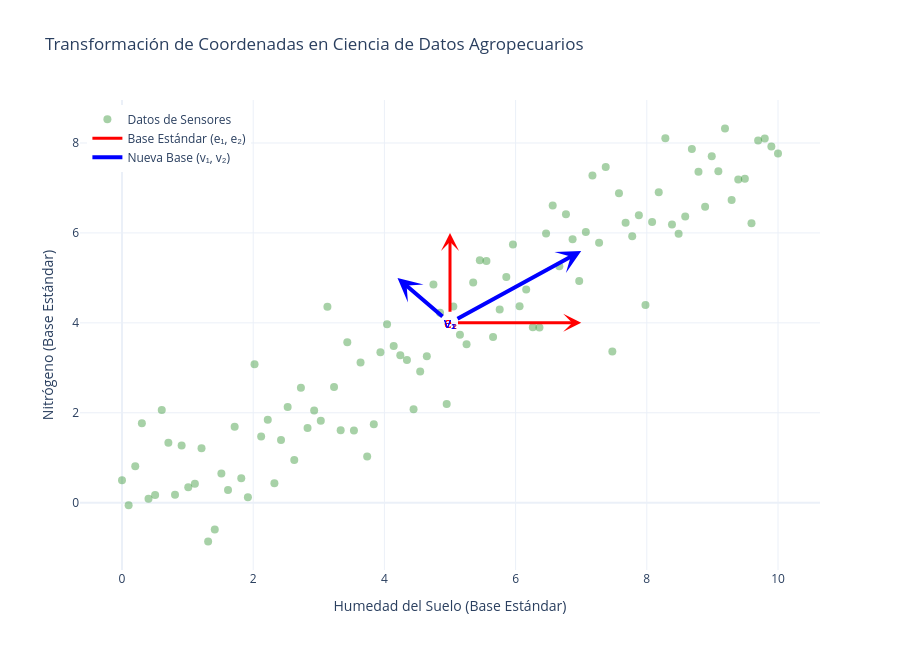

Source (notebook cell):
### Markdown cell above
# Script de Python con Plotly

### Code cell
import numpy as np
import plotly.graph_objects as go

# 1. Generación de datos sintéticos (Simulación de sensores: Humedad vs Nitrógeno)
np.random.seed(42)
x = np.linspace(0, 10, 100) # Humedad del suelo
y = 0.8 * x + np.random.normal(0, 1, 100) # 
data = np.vstack((x, y)).T

# 2. Definición de parámetros
origin = [5, 4]  # Centroide
v1 = np.array([2, 1.6])  # Dirección de mayor varianza
v2 = np.array([-0.8, 1]) # Dirección ortogonal

# 3. Creación de la figura
fig = go.Figure()

# Dispersión de datos originales
fig.add_trace(go.Scatter(
    x=x, y=y, mode='markers',
    marker=dict(color='rgba(34, 139, 34, 0.4)', size=8),
    name='Datos de Sensores'
))

# --- LEYENDAS PARA VECTORES (Traces invisibles para activar la leyenda) ---
fig.add_trace(go.Scatter(
    x=[None], y=[None], mode='lines',
    line=dict(color='red', width=3),
    name='Base Estándar (e₁, e₂)'
))

fig.add_trace(go.Scatter(
    x=[None], y=[None], mode='lines',
    line=dict(color='blue', width=4),
    name='Nueva Base (v₁, v₂)'
))

# --- ANOTACIONES (Vectores visuales) ---
# Vector de Base Estándar (Eje X)
fig.add_annotation(x=origin[0]+2, y=origin[1], ax=origin[0], ay=origin[1],
                   xref="x", yref="y", axref="x", ayref="y",
                   showarrow=True, arrowhead=3, arrowsize=1, arrowwidth=3, arrowcolor="red",
                   text="e₁", font=dict(color="red", size=14))

# Vector de Base Estándar (Eje Y)
fig.add_annotation(x=origin[0], y=origin[1]+2, ax=origin[0], ay=origin[1],
                   xref="x", yref="y", axref="x", ayref="y",
                   showarrow=True, arrowhead=3, arrowsize=1, arrowwidth=3, arrowcolor="red",
                   text="e₂", font=dict(color="red", size=14))

# Vector Nueva Base 1
fig.add_annotation(x=origin[0]+v1[0], y=origin[1]+v1[1], ax=origin[0], ay=origin[1],
                   xref="x", yref="y", axref="x", ayref="y",
                   showarrow=True, arrowhead=3, arrowsize=1, arrowwidth=4, arrowcolor="blue",
                   text="v₁", font=dict(color="blue", size=14))

# Vector Nueva Base 2
fig.add_annotation(x=origin[0]+v2[0], y=origin[1]+v2[1], ax=origin[0], ay=origin[1],
                   xref="x", yref="y", axref="x", ayref="y",
                   showarrow=True, arrowhead=3, arrowsize=1, arrowwidth=4, arrowcolor="blue",
                   text="v₂", font=dict(color="blue", size=14))

# Configuración estética
fig.update_layout(
    title="Transformación de Coordenadas en Ciencia de Datos Agropecuarios",
    xaxis_title="Humedad del Suelo (Base Estándar)",
    yaxis_title="Nitrógeno (Base Estándar)",
    template="plotly_white",
    legend=dict(yanchor="top", y=0.99, xanchor="left", x=0.01),
    width=900,
    height=650
)

fig.show()
fig.write_image(r"C:\Users\marco\Downloads\transformacion_coordenadas_agro.png")

### Figure 1 — Plotly figure (JSON) as saved in the notebook; plotly's stock layout.template omitted (floating-point values rounded to 4 significant figures)
{"data": [{"marker": {"color": "rgba(34, 139, 34, 0.4)", "size": 8}, "mode": "markers", "name": "Datos de Sensores", "type": "scatter", "x": [0.0, 0.101, 0.202, 0.303, 0.404, 0.5051, 0.6061, 0.7071, 0.8081, 0.9091, 1.01, 1.111, 1.212, 1.313, 1.414, 1.515, 1.616, 1.717, 1.818, 1.919, 2.02, 2.121, 2.222, 2.323, 2.424, 2.525, 2.626, 2.727, 2.828, 2.929, 3.03, 3.131, 3.232, 3.333, 3.434, 3.535, 3.636, 3.737, 3.838, 3.939, 4.04, 4.141, 4.242, 4.343, 4.444, 4.545, 4.646, 4.747, 4.848, 4.949, 5.051, 5.152, 5.253, 5.354, 5.455, 5.556, 5.657, 5.758, 5.859, 5.96, 6.061, 6.162, 6.263, 6.364, 6.465, 6.566, 6.667, 6.768, 6.869, 6.97, 7.071, 7.172, 7.273, 7.374, 7.475, 7.576, 7.677, 7.778, 7.879, 7.98, 8.081, 8.182, 8.283, 8.384, 8.485, 8.586, 8.687, 8.788, 8.889, 8.99, 9.091, 9.192, 9.293, 9.394, 9.495, 9.596, 9.697, 9.798, 9.899, 10.0], "y": [0.4967, -0.05746, 0.8093, 1.765, 0.08908, 0.1699, 2.064, 1.333, 0.177, 1.27, 0.3447, 0.4232, 1.212, -0.8628, -0.5936, 0.6498, 0.2801, 1.688, 0.5465, 0.123, 3.082, 1.471, 1.845, 0.4338, 1.395, 2.131, 0.95, 2.558, 1.662, 2.052, 1.823, 4.357, 2.572, 1.609, 3.57, 1.607, 3.118, 1.03, 1.743, 3.348, 3.971, 3.484, 3.278, 3.174, 2.077, 2.917, 3.257, 4.855, 4.222, 2.197, 4.364, 3.736, 3.525, 4.895, 5.395, 5.376, 3.686, 4.297, 5.018, 5.743, 4.369, 4.744, 3.904, 3.895, 5.984, 6.609, 5.261, 6.418, 5.857, 4.931, 6.018, 7.275, 5.782, 7.464, 3.36, 6.883, 6.228, 5.923, 6.395, 4.396, 6.245, 6.903, 8.104, 6.189, 5.979, 6.367, 7.865, 7.359, 6.581, 7.705, 7.37, 8.322, 6.732, 7.187, 7.204, 6.213, 8.054, 8.099, 7.924, 7.765]}, {"line": {"color": "red", "width": 3}, "mode": "lines", "name": "Base Estándar (e₁, e₂)", "type": "scatter", "x": [null], "y": [null]}, {"line": {"color": "blue", "width": 4}, "mode": "lines", "name": "Nueva Base (v₁, v₂)", "type": "scatter", "x": [null], "y": [null]}], "layout": {"annotations": [{"arrowcolor": "red", "arrowhead": 3, "arrowsize": 1, "arrowwidth": 3, "ax": 5, "axref": "x", "ay": 4, "ayref": "y", "font": {"color": "red", "size": 14}, "showarrow": true, "text": "e₁", "x": 7, "xref": "x", "y": 4, "yref": "y"}, {"arrowcolor": "red", "arrowhead": 3, "arrowsize": 1, "arrowwidth": 3, "ax": 5, "axref": "x", "ay": 4, "ayref": "y", "font": {"color": "red", "size": 14}, "showarrow": true, "text": "e₂", "x": 5, "xref": "x", "y": 6, "yref": "y"}, {"arrowcolor": "blue", "arrowhead": 3, "arrowsize": 1, "arrowwidth": 4, "ax": 5, "axref": "x", "ay": 4, "ayref": "y", "font": {"color": "blue", "size": 14}, "showarrow": true, "text": "v₁", "x": 7, "xref": "x", "y": 5.6, "yref": "y"}, {"arrowcolor": "blue", "arrowhead": 3, "arrowsize": 1, "arrowwidth": 4, "ax": 5, "axref": "x", "ay": 4, "ayref": "y", "font": {"color": "blue", "size": 14}, "showarrow": true, "text": "v₂", "x": 4.2, "xref": "x", "y": 5, "yref": "y"}], "height": 650, "legend": {"x": 0.01, "xanchor": "left", "y": 0.99, "yanchor": "top"}, "title": {"text": "Transformación de Coordenadas en Ciencia de Datos Agropecuarios"}, "width": 900, "xaxis": {"title": {"text": "Humedad del Suelo (Base Estándar)"}}, "yaxis": {"title": {"text": "Nitrógeno (Base Estándar)"}}}}
